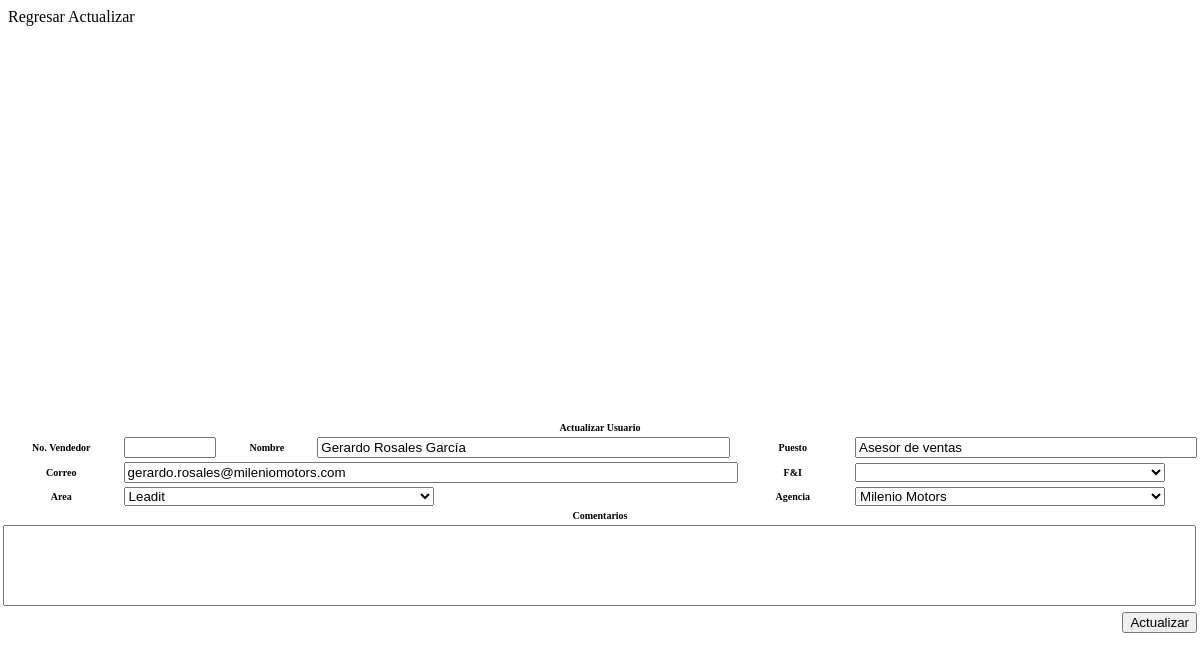
The page /Sistemas/Contenido/Usuarios/Editar.php?id=1 on the database its author committed.
### tables this page shows
CREATE TABLE `_usuario` (
  `id` int(10) unsigned NOT NULL auto_increment,
  `_usuario_nombre` text,
  `puesto` text,
  `fechacreacion` datetime NOT NULL default '0000-00-00 00:00:00',
  `comentario` longtext,
  `area` int(10) unsigned NOT NULL default '0',
  `correo` varchar(150) NOT NULL default '',
  `novendedor` varchar(45) NOT NULL default '',
  `fi` int(10) unsigned NOT NULL default '0',
  `agencia` int(10) unsigned NOT NULL default '0',
  PRIMARY KEY  (`id`)
);

### Sistemas/Contenido/Usuarios/Editar.php (the view, shortened to what this page needs)
<?php
	include("../../conexion.php");
	$id = $_GET["id"];
	$con = "SELECT * FROM _usuario WHERE id = $id";
	$res = mysql_query($con,$conex) or die (mysql_error());
	$row = mysql_fetch_array($res);
?>
<!doctype html>
<html>
<head>
</head>
	<LINK href="../../CSS/General.css" rel="stylesheet" type="text/css">
<body>
	<caption id="botones" style="text-align: right">
		<a href="Panel.php">Regresar</a>
		<a href="#" onClick="javascript:window.location.reload();">Actualizar</a>
	</caption>
	<br>
	<table width="100%" class="elemento font tabla">
		<tr><th colspan="6">Actualizar Usuario</th></tr>
		<tr>
			<th width="5%">No. Vendedor</th>
			<td width="8%"><input type="search" id="no" value="<?php echo $row["novendedor"]; ?>"></td>
			<th width="8%">Nombre</th>
			<td width="35%"><input type="search" id="nombre" value="<?php echo $row["_usuario_nombre"]; ?>"></td>
			<th width="8%">Puesto</th>
			<td width="35%"><input type="search" id="puesto" value="<?php echo $row["puesto"]; ?>"></td>
		</tr>
		<tr>
			<th width="10%" colspan="1">Correo</th>
			<td colspan="3"><input type="email" id="correo" value="<?php echo $row["correo"]; ?>"></td>
			<th width="10%" colspan="1">F&amp;I</th>
			<td colspan="3">
				<select id="fi" title="En caso de no tener dejar vacio" style="width:310px">
					<option value="0"></option>
				  	<?php
						$conUsuario = "SELECT * FROM _usuario ORDER BY _usuario_nombre";
						$resUsuario = mysql_query($conUsuario,$conex) or die (mysql_error());
						while($res = mysql_fetch_array($resUsuario)){
							$res["id"] == $row["usuario"] ? $selected = 'selected="selected"' : $selected = "";
							echo '<option value="'.$res['id'].'" '.$selected.' >'.$res['_usuario_nombre'].'</option>';
						}
					?>
				</select>
			</td>
		</tr>
		<tr>
			<th width="10%" colspan="1">Area</th>
			<td width="40%" colspan="3">
				<select id="area" style="width:310px">
					<?php
						$conArea = "SELECT * FROM _areas ORDER BY _areas_nombre";
						$resArea = mysql_query($conArea,$conex) or die (mysql_error());
						while($res = mysql_fetch_array($resArea)){
							$res["id"] == $row["area"] ? $selected = 'selected="selected"' : $selected = "";
							echo '<option value="'.$res['id'].'" '.$selected.' >'.$res['_areas_nombre'].'</option>';
						}
					?>
				</select>
			</td>
			<th width="10%" colspan="1">Agencia</th>
			<td width="40%" colspan="3">
				<select id="agencia" style="width:310px">
					<?php
						$conAgencia = "SELECT * FROM _agencia ORDER BY _agencia_nombre";
						$resAgencia = mysql_query($conAgencia,$conex) or die (mysql_error());
						while($res = mysql_fetch_array($resAgencia)){
							$res["id"] == $row["agencia"] ? $selected = 'selected="selected"' : $selected = "";
							echo '<option value="'.$res['id'].'" '.$selected.' >'.$res['_agencia_nombre'].'</option>';
						}
					?>
				</select>
			</td>
		</tr>
		<tr><th colspan="6">Comentarios</th></tr>
		<tr><td colspan="6"><textarea rows="5" id="comentario"><?php echo $row["comentario"]; ?></textarea></td></tr>
		<tr><td colspan="6" align="right"><button onClick="guardar()">Actualizar</button></td></tr>
		<tr><td colspan="6" align="center"><label id="mensaje"></label></td></tr>
	</table>
</body>
</html>

### Sistemas/CSS/General.css (style rules this page uses)
a { color: black; text-decoration: none; }
.elemento { -webkit-user-select: none; -khtml-user-select: none; -moz-user-select: none; -o-user-select: none; -ms-user-select: none; user-select: none; }

### Sistemas/Contenido/Usuarios/Editar.php (style rules this page uses)
.font { font-size: 10px; }
input { width: 100%; }
.tabla { width: 100%; position: absolute; bottom: 20%; left: 0%; }
textarea { resize: none; width: 99.4%; }

### rows shown on the page
_usuario: _usuario_nombre "Gerardo Rosales García", puesto "Asesor de ventas", correo "gerardo.rosales@mileniomotors.com"

### other values the page prints
form field value "Leadit"
form field value "Milenio Motors"
